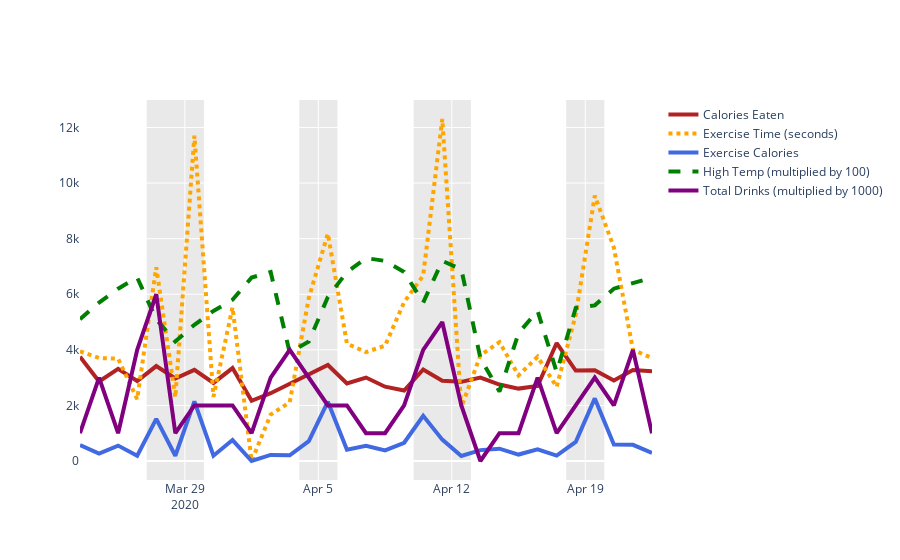

The cell this chart's notebook holds for it:
### Code cell
fig = go.Figure()

fig.add_trace(go.Scatter(x=days_df["Day"], y=days_df["Calories In"], name='Calories Eaten',
                         line=dict(color='firebrick', width=4)))
fig.add_trace(go.Scatter(x=days_df["Day"], y=days_df["Exercise Duration"], name = 'Exercise Time (seconds)',
                         line=dict(color='orange', width=4, dash='dot')))
fig.add_trace(go.Scatter(x=days_df["Day"], y=days_df["Exercise Calories"], name = 'Exercise Calories',
                         line=dict(color='royalblue', width=4)))
fig.add_trace(go.Scatter(x=days_df["Day"], y=weather_df["High"] * 100, name = 'High Temp (multiplied by 100)',
                         line=dict(color='green', width=4, dash='dash')))
fig.add_trace(go.Scatter(x=days_df["Day"], y=days_df["Whiskies"] * 1000 + days_df["Beers"] * 1000, name = 'Total Drinks (multiplied by 1000)',
                         line=dict(color='purple', width=4)))


weekends = ["2020-03-27,2020-03-30","2020-04-04,2020-04-06","2020-04-10,2020-04-13",
           "2020-04-18,2020-04-20"]

dicts = []

def getDicts(start, end):
    wknd = dict(
                type="rect",
                xref="x",
                yref="paper",
                x0=start,
                y0=0,
                x1=end,
                y1=1,
                fillcolor="lightgray",
                opacity=0.5,
                layer="below",
                line_width=0,
            )
    dicts.append(wknd)

for w in weekends:
    s = w.split(",")[0]
    e = w.split(",")[1]
    getDicts(s, e)
    
fig.update_layout(
    paper_bgcolor='rgba(0,0,0,0)',
    plot_bgcolor='rgba(0,0,0,0)',
    shapes=dicts
)
fig.write_html(r"Z:\Dev\plotly-charts\index.html")
fig.show()

### Figure 1 — Plotly figure (JSON) as saved in the notebook; plotly's stock layout.template omitted (floating-point values rounded to 4 significant figures)
{"data": [{"line": {"color": "firebrick", "width": 4}, "name": "Calories Eaten", "type": "scatter", "x": ["2020-03-23T12:00:00", "2020-03-24T12:00:00", "2020-03-25T12:00:00", "2020-03-26T12:00:00", "2020-03-27T12:00:00", "2020-03-28T12:00:00", "2020-03-29T12:00:00", "2020-03-30T12:00:00", "2020-03-31T12:00:00", "2020-04-01T12:00:00", "2020-04-02T12:00:00", "2020-04-03T12:00:00", "2020-04-04T12:00:00", "2020-04-05T12:00:00", "2020-04-06T12:00:00", "2020-04-07T12:00:00", "2020-04-08T12:00:00", "2020-04-09T12:00:00", "2020-04-10T12:00:00", "2020-04-11T12:00:00", "2020-04-12T12:00:00", "2020-04-13T12:00:00", "2020-04-14T12:00:00", "2020-04-15T12:00:00", "2020-04-16T12:00:00", "2020-04-17T12:00:00", "2020-04-18T12:00:00", "2020-04-19T12:00:00", "2020-04-20T12:00:00", "2020-04-21T12:00:00", "2020-04-22T12:00:00"], "y": [3751, 2860, 3315, 2877, 3415, 2968, 3279, 2810, 3344, 2167, 2439, 2766, 3129, 3453, 2788, 3002, 2674, 2535, 3294, 2884, 2848, 2999, 2751, 2605, 2700, 4245, 3254, 3264, 2896, 3272, 3231]}, {"line": {"color": "orange", "dash": "dot", "width": 4}, "name": "Exercise Time (seconds)", "type": "scatter", "x": ["2020-03-23T12:00:00", "2020-03-24T12:00:00", "2020-03-25T12:00:00", "2020-03-26T12:00:00", "2020-03-27T12:00:00", "2020-03-28T12:00:00", "2020-03-29T12:00:00", "2020-03-30T12:00:00", "2020-03-31T12:00:00", "2020-04-01T12:00:00", "2020-04-02T12:00:00", "2020-04-03T12:00:00", "2020-04-04T12:00:00", "2020-04-05T12:00:00", "2020-04-06T12:00:00", "2020-04-07T12:00:00", "2020-04-08T12:00:00", "2020-04-09T12:00:00", "2020-04-10T12:00:00", "2020-04-11T12:00:00", "2020-04-12T12:00:00", "2020-04-13T12:00:00", "2020-04-14T12:00:00", "2020-04-15T12:00:00", "2020-04-16T12:00:00", "2020-04-17T12:00:00", "2020-04-18T12:00:00", "2020-04-19T12:00:00", "2020-04-20T12:00:00", "2020-04-21T12:00:00", "2020-04-22T12:00:00"], "y": [3946, 3706, 3679, 2226, 6972, 2289, 11703, 2312, 5528, 0, 1669, 2113, 5869, 8180, 4223, 3919, 4148, 5717, 6673, 12305, 1933, 3802, 4275, 3080, 3750, 2668, 5258, 9546, 7677, 3999, 3706]}, {"line": {"color": "royalblue", "width": 4}, "name": "Exercise Calories", "type": "scatter", "x": ["2020-03-23T12:00:00", "2020-03-24T12:00:00", "2020-03-25T12:00:00", "2020-03-26T12:00:00", "2020-03-27T12:00:00", "2020-03-28T12:00:00", "2020-03-29T12:00:00", "2020-03-30T12:00:00", "2020-03-31T12:00:00", "2020-04-01T12:00:00", "2020-04-02T12:00:00", "2020-04-03T12:00:00", "2020-04-04T12:00:00", "2020-04-05T12:00:00", "2020-04-06T12:00:00", "2020-04-07T12:00:00", "2020-04-08T12:00:00", "2020-04-09T12:00:00", "2020-04-10T12:00:00", "2020-04-11T12:00:00", "2020-04-12T12:00:00", "2020-04-13T12:00:00", "2020-04-14T12:00:00", "2020-04-15T12:00:00", "2020-04-16T12:00:00", "2020-04-17T12:00:00", "2020-04-18T12:00:00", "2020-04-19T12:00:00", "2020-04-20T12:00:00", "2020-04-21T12:00:00", "2020-04-22T12:00:00"], "y": [571, 269, 554, 188, 1517, 189, 2148, 191, 754, 0, 218, 203, 715, 2135, 403, 551, 381, 656, 1628, 769, 180, 391, 443, 232, 417, 196, 684, 2252, 589, 581, 287]}, {"line": {"color": "green", "dash": "dash", "width": 4}, "name": "High Temp (multiplied by 100)", "type": "scatter", "x": ["2020-03-23T12:00:00", "2020-03-24T12:00:00", "2020-03-25T12:00:00", "2020-03-26T12:00:00", "2020-03-27T12:00:00", "2020-03-28T12:00:00", "2020-03-29T12:00:00", "2020-03-30T12:00:00", "2020-03-31T12:00:00", "2020-04-01T12:00:00", "2020-04-02T12:00:00", "2020-04-03T12:00:00", "2020-04-04T12:00:00", "2020-04-05T12:00:00", "2020-04-06T12:00:00", "2020-04-07T12:00:00", "2020-04-08T12:00:00", "2020-04-09T12:00:00", "2020-04-10T12:00:00", "2020-04-11T12:00:00", "2020-04-12T12:00:00", "2020-04-13T12:00:00", "2020-04-14T12:00:00", "2020-04-15T12:00:00", "2020-04-16T12:00:00", "2020-04-17T12:00:00", "2020-04-18T12:00:00", "2020-04-19T12:00:00", "2020-04-20T12:00:00", "2020-04-21T12:00:00", "2020-04-22T12:00:00"], "y": [5100, 5700, 6200, 6600, 5100, 4300, 4900, 5400, 5800, 6600, 6800, 3900, 4300, 5900, 6800, 7300, 7200, 6800, 5700, 7200, 6900, 3700, 2500, 4600, 5400, 3200, 5500, 5600, 6200, 6400, 6600, 6600]}, {"line": {"color": "purple", "width": 4}, "name": "Total Drinks (multiplied by 1000)", "type": "scatter", "x": ["2020-03-23T12:00:00", "2020-03-24T12:00:00", "2020-03-25T12:00:00", "2020-03-26T12:00:00", "2020-03-27T12:00:00", "2020-03-28T12:00:00", "2020-03-29T12:00:00", "2020-03-30T12:00:00", "2020-03-31T12:00:00", "2020-04-01T12:00:00", "2020-04-02T12:00:00", "2020-04-03T12:00:00", "2020-04-04T12:00:00", "2020-04-05T12:00:00", "2020-04-06T12:00:00", "2020-04-07T12:00:00", "2020-04-08T12:00:00", "2020-04-09T12:00:00", "2020-04-10T12:00:00", "2020-04-11T12:00:00", "2020-04-12T12:00:00", "2020-04-13T12:00:00", "2020-04-14T12:00:00", "2020-04-15T12:00:00", "2020-04-16T12:00:00", "2020-04-17T12:00:00", "2020-04-18T12:00:00", "2020-04-19T12:00:00", "2020-04-20T12:00:00", "2020-04-21T12:00:00", "2020-04-22T12:00:00"], "y": [1000, 3000, 1000, 4000, 6000, 1000, 2000, 2000, 2000, 1000, 3000, 4000, 3000, 2000, 2000, 1000, 1000, 2000, 4000, 5000, 2000, 0, 1000, 1000, 3000, 1000, 2000, 3000, 2000, 4000, 1000]}], "layout": {"paper_bgcolor": "rgba(0,0,0,0)", "plot_bgcolor": "rgba(0,0,0,0)", "shapes": [{"fillcolor": "lightgray", "layer": "below", "line": {"width": 0}, "opacity": 0.5, "type": "rect", "x0": "2020-03-27", "x1": "2020-03-30", "xref": "x", "y0": 0, "y1": 1, "yref": "paper"}, {"fillcolor": "lightgray", "layer": "below", "line": {"width": 0}, "opacity": 0.5, "type": "rect", "x0": "2020-04-04", "x1": "2020-04-06", "xref": "x", "y0": 0, "y1": 1, "yref": "paper"}, {"fillcolor": "lightgray", "layer": "below", "line": {"width": 0}, "opacity": 0.5, "type": "rect", "x0": "2020-04-10", "x1": "2020-04-13", "xref": "x", "y0": 0, "y1": 1, "yref": "paper"}, {"fillcolor": "lightgray", "layer": "below", "line": {"width": 0}, "opacity": 0.5, "type": "rect", "x0": "2020-04-18", "x1": "2020-04-20", "xref": "x", "y0": 0, "y1": 1, "yref": "paper"}]}}
